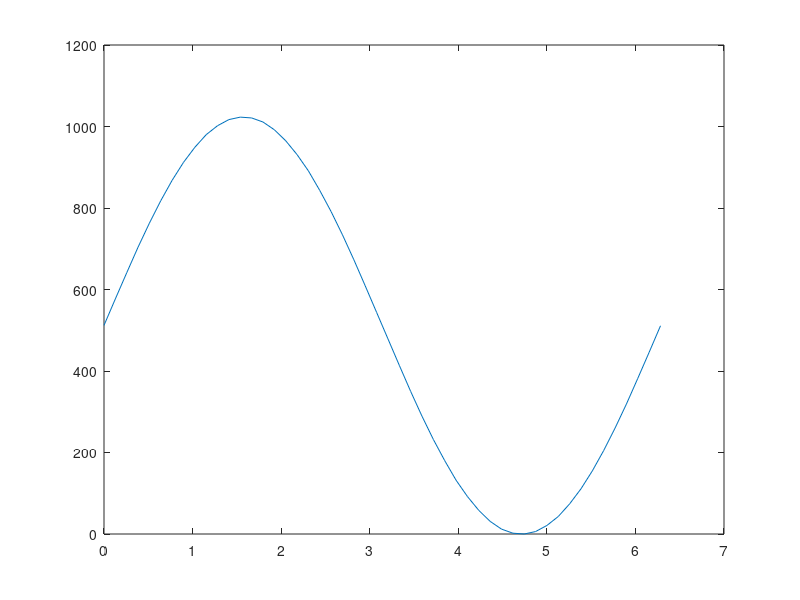

The MATLAB source for this figure:
%1Hz 250kHz
counter_ticks = 30000;
fro = 30e6;
time_tick = counter_ticks / fro;
puntos = 50;
periodo = puntos *time_tick;
frec = 1/periodo;

%con 1 ticks --> 300kHz
%con 12 ticks --> 25kHz
%con 120 ticks --> 2.5kHz
%con 1200 ticks --> 250Hz
%con 12000 ticks --> 25Hz
%con 30000 ticks --> 10Hz


counter_ticks = 120;
fro = 30e6; %30MHz
time_tick = counter_ticks / fro;
frec = 2500;
periodo = 1/frec;
puntos = periodo /(2 * time_tick);
t = linspace(0,2*pi,puntos);
y = sin(t)+1;
y = fix(y * 1024/2);
csvwrite('sin.txt',y);

figure;
plot(t,y);

%1Hz 250kHz
counter_ticks = 60000;
fro = 30e6;
time_tick = counter_ticks / fro;
puntos = 50;
periodo = puntos *time_tick;
frec = 1/periodo;

%con 2 ticks --> 300kHz
%con 25 ticks --> 24kHz
%con 250 ticks --> 2.4kHz
%con 2500 ticks --> 240Hz
%con 25000 ticks --> 24Hz
%con 60000 ticks --> 10Hz
